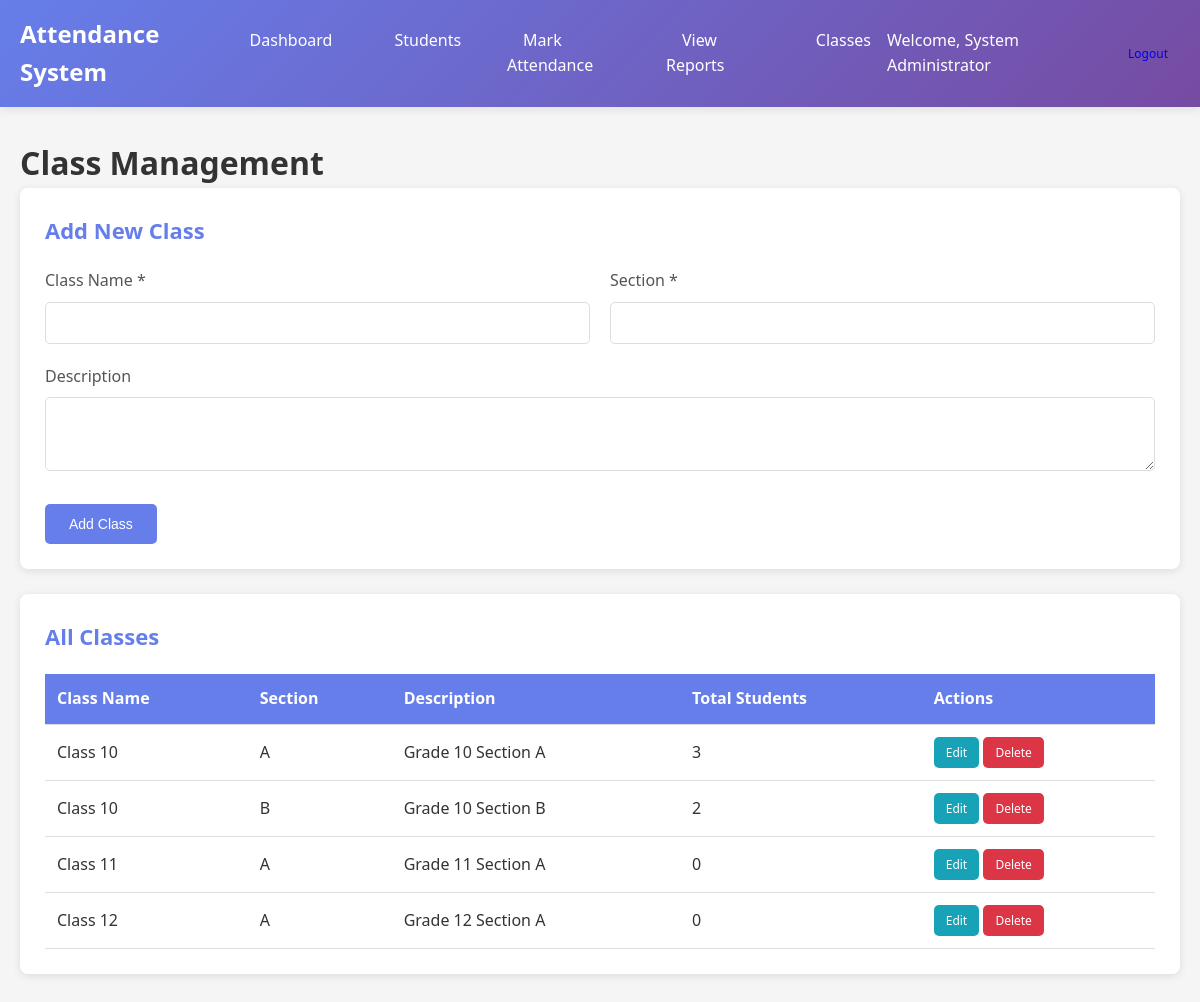
Page /classes.php (signed in) on the committed database.
### tables this page shows
CREATE TABLE IF NOT EXISTS classes (
    id INT AUTO_INCREMENT PRIMARY KEY,
    class_name VARCHAR(50) NOT NULL,
    section VARCHAR(10),
    description TEXT,
    created_at TIMESTAMP DEFAULT CURRENT_TIMESTAMP
);

### classes.php (the view, shortened to what this page needs)
<?php
require_once 'config.php';
$edit_class = null;
?>
<!DOCTYPE html>
<html lang="en">
<head>
    <link rel="stylesheet" href="css/style.css">
</head>
<body>
    <?php include 'includes/header.php'; ?>
    <div class="container">
        <h1>Class Management</h1>
        <div class="card">
            <h2><?php echo $edit_class ? 'Edit Class' : 'Add New Class'; ?></h2>
            <form method="POST" action="">
                <div class="form-row">
                    <div class="form-group">
                        <label for="class_name">Class Name *</label>
                        <input type="text" id="class_name" name="class_name"
                               value="<?php echo $edit_class['class_name'] ?? ''; ?>" required>
                    </div>
                    <div class="form-group">
                        <label for="section">Section *</label>
                        <input type="text" id="section" name="section"
                               value="<?php echo $edit_class['section'] ?? ''; ?>" required>
                    </div>
                </div>
                <div class="form-group">
                    <label for="description">Description</label>
                    <textarea id="description" name="description" rows="3"><?php echo $edit_class['description'] ?? ''; ?></textarea>
                </div>
                <div class="form-actions">
                    <button type="submit" class="btn btn-primary">
                        <?php echo $edit_class ? 'Update Class' : 'Add Class'; ?>
                    </button>
                </div>
            </form>
        </div>
        <div class="card">
            <h2>All Classes</h2>
            <div class="table-container">
                <table>
                    <thead>
                        <tr>
                            <th>Class Name</th>
                            <th>Section</th>
                            <th>Description</th>
                            <th>Total Students</th>
                            <th>Actions</th>
                        </tr>
                    </thead>
                    <tbody>
                        <?php
                        $query = "SELECT c.*, COUNT(s.id) as student_count
                                  FROM classes c
                                  LEFT JOIN students s ON c.id = s.class_id AND s.status = 'active'
                                  GROUP BY c.id
                                  ORDER BY c.class_name, c.section";
                        $result = mysqli_query($conn, $query);
                        if (mysqli_num_rows($result) > 0):
                            while ($row = mysqli_fetch_assoc($result)):
                        ?>
                            <tr>
                                <td><?php echo $row['class_name']; ?></td>
                                <td><?php echo $row['section']; ?></td>
                                <td><?php echo $row['description']; ?></td>
                                <td><?php echo $row['student_count']; ?></td>
                                <td>
                                    <a href="?edit=<?php echo $row['id']; ?>" class="btn btn-small btn-info">Edit</a>
                                    <a href="?delete=<?php echo $row['id']; ?>"
                                       class="btn btn-small btn-danger"
                                       onclick="return confirm('Are you sure? This will not delete students, but will unlink them from this class.')">Delete</a>
                                </td>
                            </tr>
                        <?php
                            endwhile;
                        else:
                        ?>
                            <tr>
                                <td colspan="5" style="text-align: center;">No classes found</td>
                            </tr>
                        <?php endif; ?>
                    </tbody>
                </table>
            </div>
        </div>
    </div>
</body>
</html>

### css/style.css (style rules this page uses)
* { margin: 0; padding: 0; box-sizing: border-box; }
body { font-family: 'Segoe UI', Tahoma, Geneva, Verdana, sans-serif; background: #f5f5f5; color: #333; line-height: 1.6; }
.container { max-width: 1200px; margin: 30px auto; padding: 0 20px; }
.card { background: white; border-radius: 8px; padding: 25px; margin-bottom: 25px; box-shadow: 0 2px 8px rgba(0, 0, 0, 0.1); }
.card h2 { color: #667eea; margin-bottom: 20px; font-size: 22px; }
.form-group { margin-bottom: 20px; }
.form-group label { display: block; margin-bottom: 8px; font-weight: 500; color: #555; }
.form-group input, .form-group select, .form-group textarea { width: 100%; padding: 12px; border: 1px solid #ddd; border-radius: 5px; font-size: 14px; transition: border-color 0.3s; }
.form-row { display: grid; grid-template-columns: repeat(auto-fit, minmax(200px, 1fr)); gap: 20px; }
.form-actions { margin-top: 25px; display: flex; gap: 10px; }
.btn { padding: 12px 24px; border: none; border-radius: 5px; font-size: 14px; font-weight: 500; cursor: pointer; text-decoration: none; display: inline-block; transition: all 0.3s; }
.btn-primary { background: #667eea; color: white; }
.btn-danger { background: #dc3545; color: white; }
.btn-info { background: #17a2b8; color: white; }
.btn-small { padding: 6px 12px; font-size: 12px; }
.table-container { overflow-x: auto; }
table { width: 100%; border-collapse: collapse; background: white; }
table thead { background: #667eea; color: white; }
table th, table td { padding: 12px; text-align: left; border-bottom: 1px solid #ddd; }
table th { font-weight: 600; }

### rows in the picture
classes: class_name "Class 10", section "A", description "Grade 10 Section A", student_count "3"
classes: class_name "Class 10", section "B", description "Grade 10 Section B", student_count "2"
classes: class_name "Class 11", section "A", description "Grade 11 Section A", student_count "0"
classes: class_name "Class 12", section "A", description "Grade 12 Section A", student_count "0"

### other values in the picture
$_SESSION['full_name'] "System Administrator"
